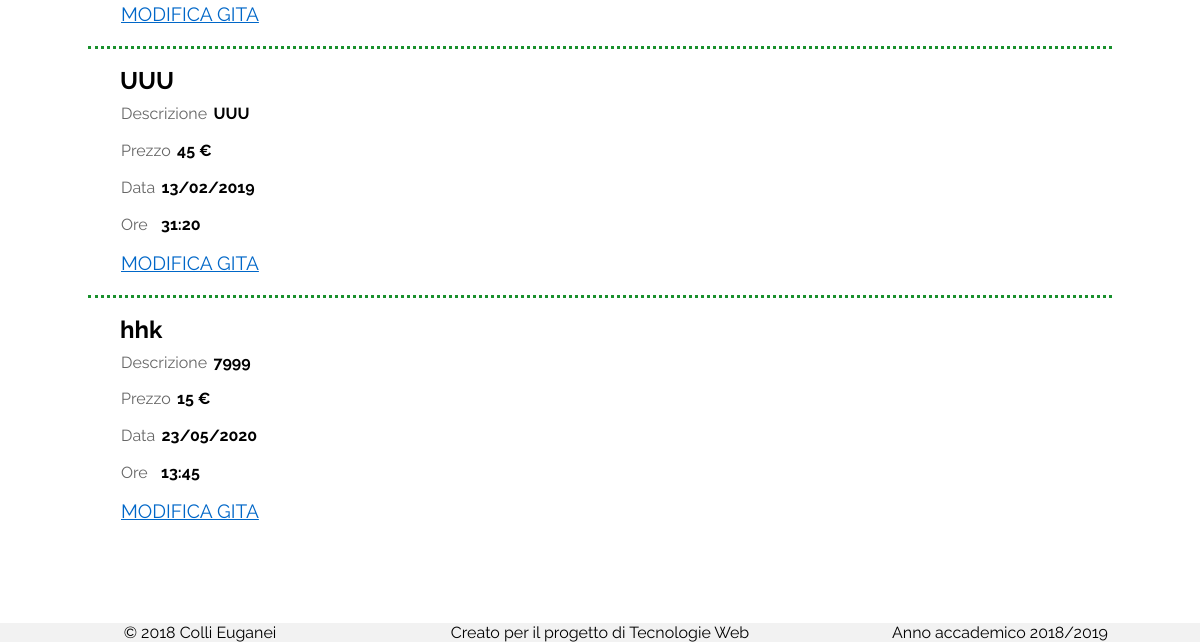
/admin/select-trip-modify.php (lower part), run on an earlier commit of the app's database.
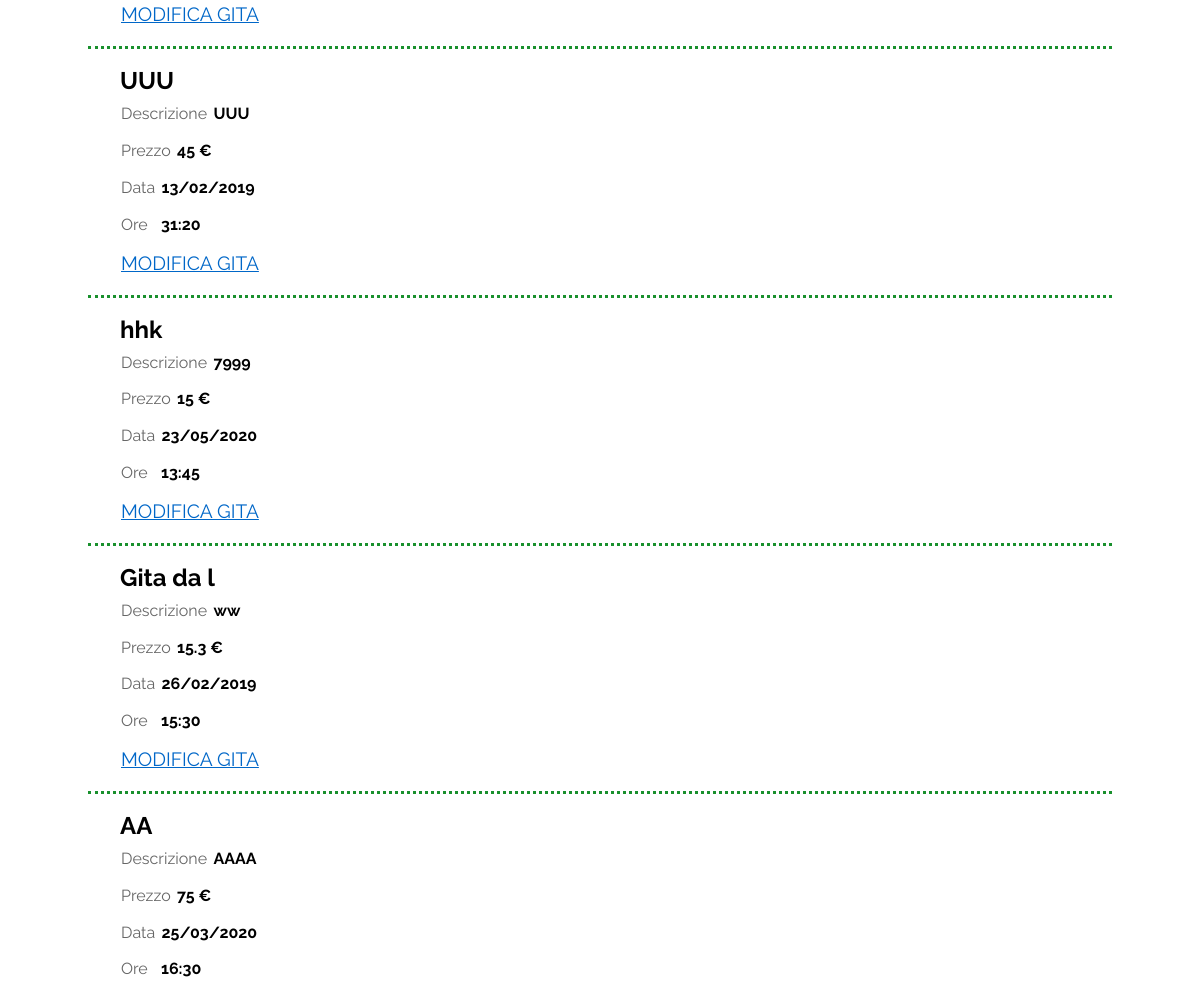
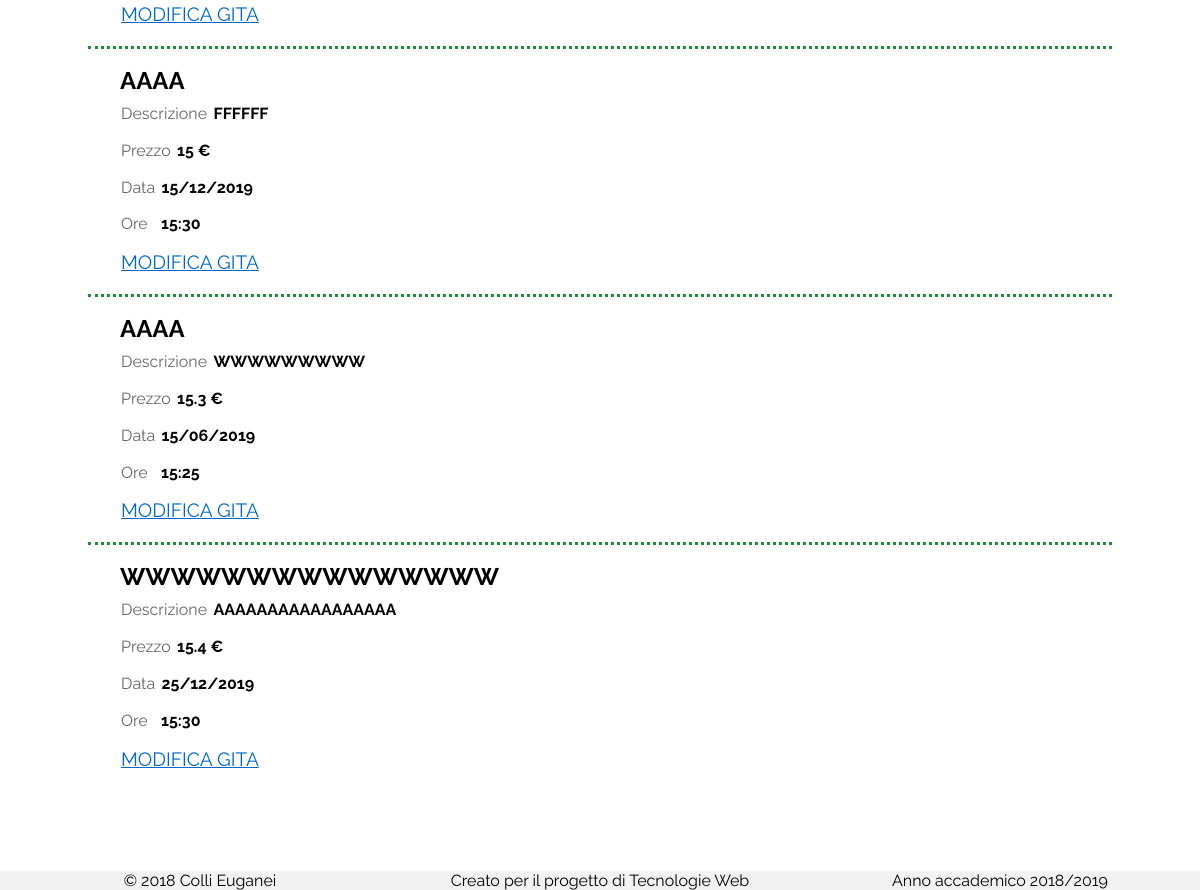
And on a later commit of the database (2 pictures, top to bottom).
### tables this page shows
CREATE TABLE `Attivita` (
  `ID_Attivita` int(11) NOT NULL,
  `Descrizione` varchar(512) NOT NULL,
  `Immagine` longblob,
  `Nome` varchar(40) NOT NULL,
  `Prezzo` double NOT NULL,
  `Data` date NOT NULL,
  `Ore` time NOT NULL
);

### DataBase/DBConnection.php (called while the page is built, shortened)
<?php
class database {
	private $host = "localhost";
	private $user = "root";
	private $passwd = "";
	private $db = "ColliDigitali";
	private $pdo;
	public function Connect() {
		$dsn = 'mysql:dbname='.$this->db.';host='.$this->host;
		try {
			$this->pdo = new PDO($dsn, $this->user, $this->passwd,array(PDO::MYSQL_ATTR_INIT_COMMAND => "SET NAMES utf8"));
			$this->pdo->setAttribute(PDO::ATTR_ERRMODE, PDO::ERRMODE_EXCEPTION);
		}
		catch (PDOException $e) {
			echo $e->getMessage();
			die();
		}
	}
	public function GetListaAttivita() {
		$query = $this->pdo->prepare('SELECT * FROM Attivita');
		$query->execute();
		return $query->fetchAll(PDO::FETCH_ASSOC);
	}
}
?>

### admin/select-trip-modify.php (the view, shortened to what this page needs)
<?php
require_once "../DataBase/DBConnection.php";
$db = new database();
$db->connect();
?>
 <!DOCTYPE html PUBLIC "-//W3C//DTD XHTML+ARIA 1.0//EN"
   "http://www.w3.org/WAI/ARIA/schemata/xhtml-aria-1.dtd">
<html xmlns="http://www.w3.org/1999/xhtml" xml:lang="it" lang="it">
  <head>
    <link rel="stylesheet" type="text/css" href="../assets/css/style.css" media="all"/>
    <link rel="stylesheet" type="text/css" href="../assets/css/form.css" media="all"/>
    <link rel="stylesheet" type="text/css" href="../assets/css/print.css" media="all"/>
    <link rel="stylesheet" type="text/css" href="../assets/css/mobile.css" media="all"/>
    <link rel="stylesheet" type="text/css"  href="https://cdnjs.cloudflare.com/ajax/libs/font-awesome/4.6.3/css/font-awesome.min.css"/>
  </head>
  <body>
    <div id="container">
      <div id="content">
    <?php
$list = $db->GetListaAttivita();
foreach ($list as $node):
    $data = explode("-", $node['Data']);
    $node['Ore'] = substr($node['Ore'], 0, 5);
    $node['Data'] = $data[2] . "/" . $data[1] . "/" . $data[0];
    ?>
	        <div class="attivita">
          <h2><?php echo $node['Nome']; ?></h2>
	          <dl>
	            <dt>Descrizione</dt>
	            <dd><?php echo $node['Descrizione']; ?></dd>
	            <dt>Prezzo</dt>
	            <dd><?php echo $node['Prezzo']; ?> &euro;</dd>
	            <dt>Data</dt>
	            <dd><?php echo $node['Data']; ?></dd>
	            <dt>Ore</dt>
	            <dd><?php echo $node['Ore'] ?></dd>
	          </dl>
	          <?php
    echo "<span class='btnTrip'><a href='edit-trip.php?id=" . $node["ID_Attivita"] . "'>Modifica gita</a></span>";
    ?>
	        </div>
	        <?php
endforeach;?>
      </div>
      <?php echo include_once "../footer.php"; ?>
    </div>
  </body>
</html>

### footer.php (shortened to what this page needs)
<div id="footer">
  <div id="copyright"> &copy; 2018 Colli Euganei </div>
  <div><p>Creato per il progetto di Tecnologie Web</p></div>
	<div><p>Anno accademico 2018/2019</p></div>
</div>

### assets/css/style.css (style rules this page uses)
html, body { margin: 0; padding: 0; height: 100%; font-size: 1em; font-family: 'Raleway', sans-serif; text-align: justify; }
#container { min-height: 100%; position: relative; }
#footer { position: absolute; bottom: 0; margin: 0; width: 100%; max-height: 3.75em; background: #f2f2f2; display: table; table-layout: fixed; text-align: center; }
#footer div { display: table-cell; }
#content { padding-left: 1.5%; padding-right: 1.5%; padding-top: 1.5%; padding-bottom: 5em; line-height: 2em; word-spacing: 0; max-width: 1024px; margin-left: auto; margin-right: auto; }
a:link { text-decoration: none; color: #000; }
div.attivita { text-align: left; padding: 1em 2em 1em 2em; }
#content > .attivita ~ .attivita { border-top: 3px dotted rgb(25, 144, 45); }
.attivita h2 { margin: 0; }
.attivita dl { margin: 0; }
.attivita dt { color: #666; float: left; clear: left; margin-right: 0.4em; }
.attivita dd { font-weight: bold; margin-top: 0; }
dl { border: 0.1em solid transparent; }
dd { margin-top: .3em; margin-bottom: .3em; }
.btnTrip { font-size: 1.2em; border: 0.1em solid transparent; color: black; }
.btnTrip > a { color: #0067c8; text-transform: uppercase; text-decoration: underline; }

What changed in the data, as far as the page shows it:
added attivita: Nome "Gita da l", Descrizione "ww", Prezzo "15.3", Data "26/02/2019", Ore "15:30"
added attivita: Nome "AA", Descrizione "AAAA", Prezzo "75", Data "25/03/2020", Ore "16:30"
added attivita: Nome "AAAA", Descrizione "FFFFFF", Prezzo "15", Data "15/12/2019", Ore "15:30"
added attivita: Nome "AAAA", Descrizione "WWWWWWWWW", Prezzo "15.3", Data "15/06/2019", Ore "15:25"
added attivita: Nome "WWWWWWWWWWWWWWW", Descrizione "AAAAAAAAAAAAAAAAA", Prezzo "15.4", Data "25/12/2019", Ore "15:30"
